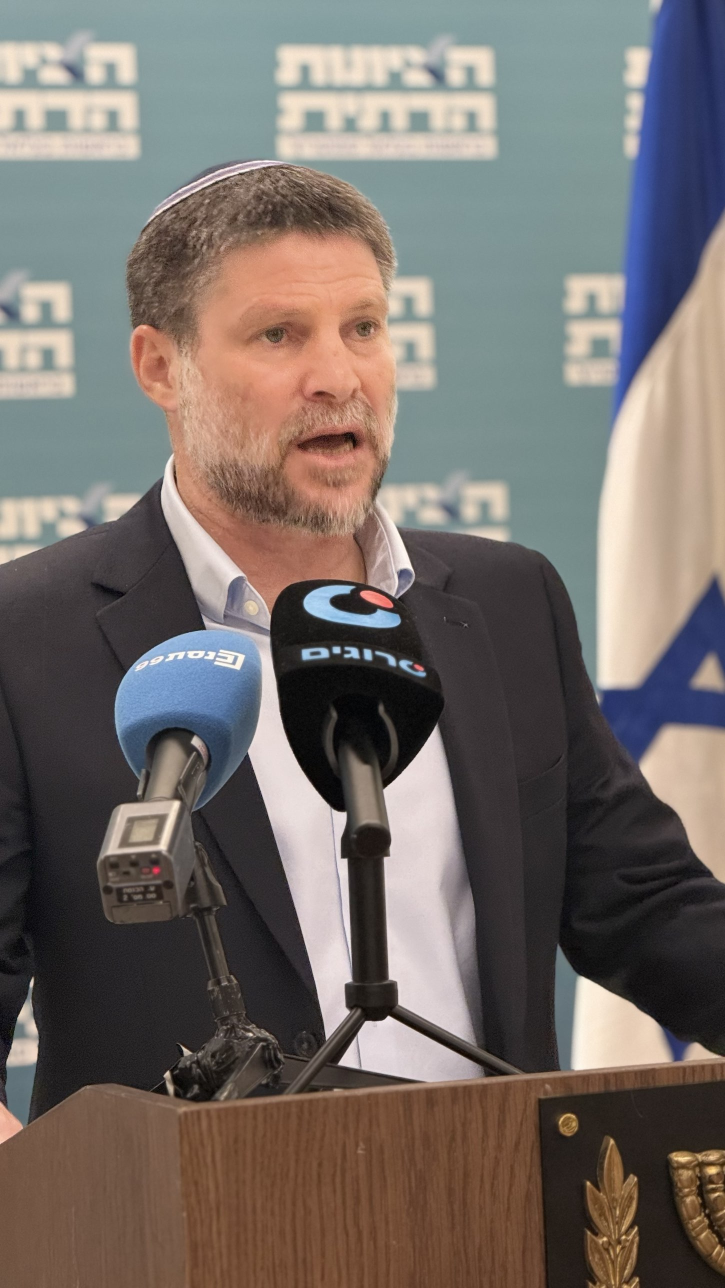
#> input picture content-kit/hatzionut-hadatit/2026-11-post-unity-hand/src/smotrich_podium.jpg, 1450 x 2576 px (shown at 1/2 size)
$ python make.py
#> lines starting #> are read from the running program, lines starting #| are printed output that depends on the picture
"""Smotrich IG post (4:5): unity call (client: the message is unity — no minority-government line). Exact phrases only."""
import os, numpy as np
from PIL import Image, ImageDraw, ImageFont, ImageOps, ImageFilter, ImageEnhance
HERE = os.path.dirname(os.path.abspath(__file__))
HAIM = os.path.abspath(os.path.join(HERE, '..', '..', 'fonts', 'HaimClassicv2FM-Bold.ttf'))
W, H = 1080, 1350
DEEP, TEAL, LT, PALE, NIGHT = (43, 81, 85), (80, 146, 153), (105, 180, 189), (173, 213, 217), (14, 26, 28)
RED, REDT = (204, 34, 46), (236, 70, 78)
def F(s): return ImageFont.truetype(HAIM, s, layout_engine=ImageFont.Layout.RAQM)
def fit(d, t, size, maxw):
    f = F(size)
    while d.textlength(t, font=f, direction='rtl') > maxw: f = F(f.size - 2)
    return f
ph = Image.open(HERE + '/src/smotrich_podium.jpg').convert('RGB')
#> ph is the input picture: PIL image 1450x2576 RGB; mean R, G, B 116.9, 109, 104.5
ph = ImageOps.fit(ph, (W, 1040), Image.LANCZOS, centering=(.5, .12))
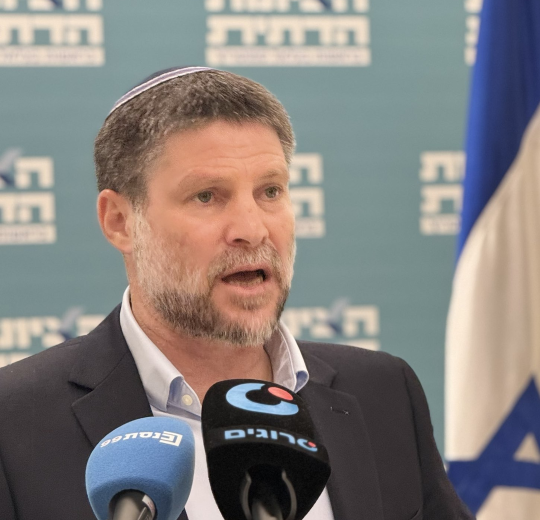
#> ph: PIL image 1080x1040 RGB (shown at 1/2 size); mean R, G, B 132.5, 127.7, 125.1
ph = ImageEnhance.Contrast(ph).enhance(1.06)
im = Image.new('RGB', (W, H), NIGHT); im.paste(ph, (0, 0))
#> after `im = Image.new('RGB', (W, H), NIGHT)`:
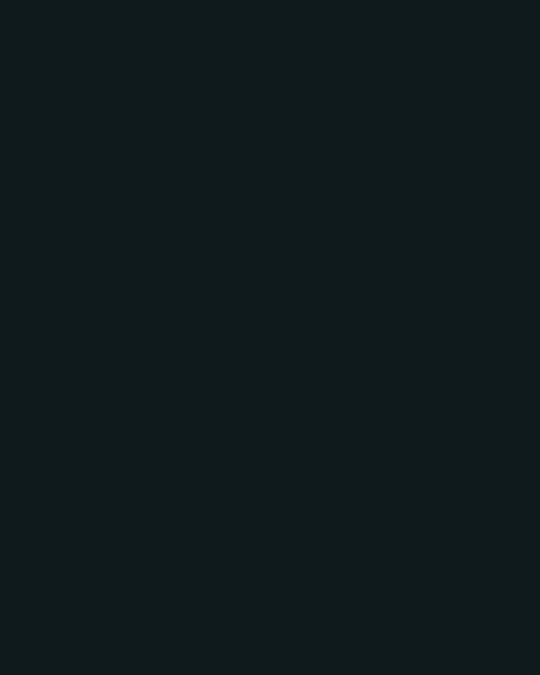
#> im: PIL image 1080x1350 RGB (shown at 1/2 size); mean R, G, B 14, 26, 28
#> after `im.paste(ph, (0, 0))`:
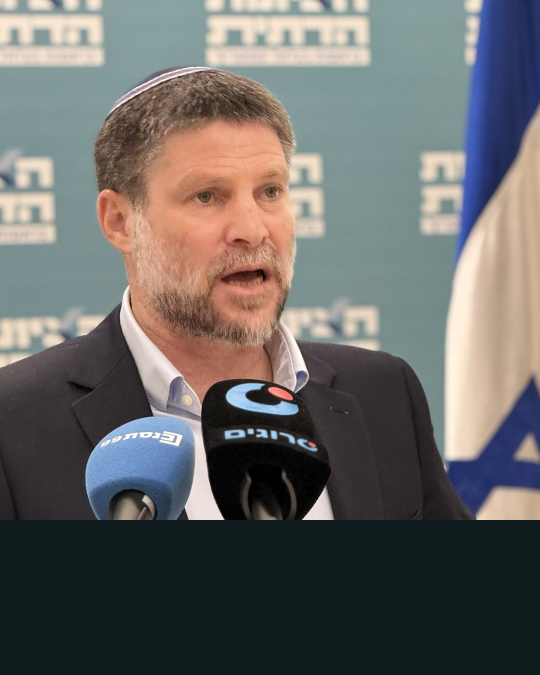
#> im: PIL image 1080x1350 RGB (shown at 1/2 size); mean R, G, B 105.1, 103.9, 102.3
fade = np.clip((np.arange(H) - 650) / 300, 0, 1) ** 1.0
im = Image.composite(Image.new('RGB', (W, H), NIGHT), im, Image.fromarray((fade[:, None] * 255).repeat(W, 1).astype(np.uint8)))
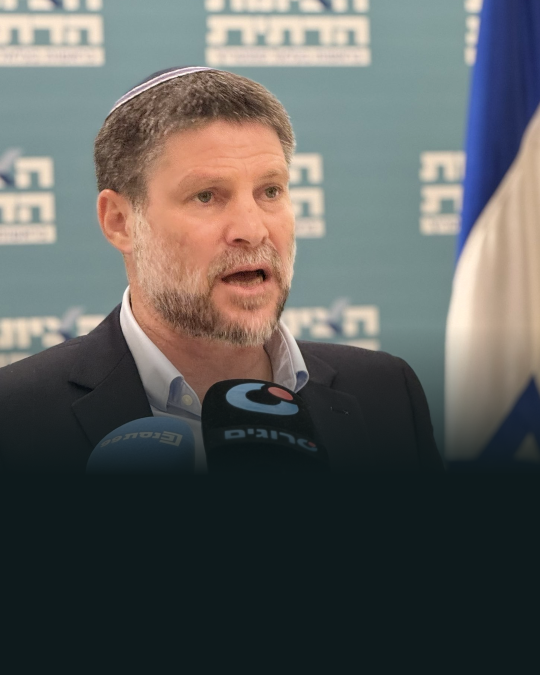
#> im: PIL image 1080x1350 RGB (shown at 1/2 size); mean R, G, B 93.1, 94.4, 92
d = ImageDraw.Draw(im); R = W - 64
y = 850
# kicker: his opening sentence
k1, k2 = 'הושטת היד של רה״מ נתניהו לאחדות', 'היא אמיתית וכנה.'
fk = fit(d, k1, 48, W - 150)
d.rectangle((R - 6, y + 8, R, y + 112), fill=LT)
d.text((R - 22, y), k1, font=fk, fill='white', anchor='ra', direction='rtl')
d.text((R - 22, y + 58), k2, font=fk, fill=PALE, anchor='ra', direction='rtl')
y += 150
# THIS
a, b = 'אני מוכן להיות', 'עָרֵב'   # niqqud so it can't be read as 'Arabs'
fh = F(130)
while d.textlength(a + ' ' + b, font=fh, direction='rtl') > W - 130: fh = F(fh.size - 2)
#> this loop made 7 passes
d.text((R + 5, y + 6), a, font=fh, fill=(0, 0, 0), anchor='ra', direction='rtl')
d.text((R, y), a, font=fh, fill='white', anchor='ra', direction='rtl')
xa = R - d.textlength(a + ' ', font=fh, direction='rtl')
#> xa = 276.6
d.text((xa + 5, y + 6), b, font=fh, fill=(0, 0, 0), anchor='ra', direction='rtl')
d.text((xa, y), b, font=fh, fill=LT, anchor='ra', direction='rtl')
y += 185
p = 'לכל סיכום אליו הוא יגיע עם איזנקוט ושותפיו'
fp = fit(d, p, 70, W - 190)
bb = d.textbbox((0, 0), p, font=fp, anchor='ls', direction='rtl'); tw, ih = bb[2] - bb[0], bb[3] - bb[1]
#> after `bb = d.textbbox((0, 0), p, font=fp, anchor='ls', direction='rtl')`: bb = (0, -33, 857, 10)
#> after `tw, ih = (bb[2] - bb[0], bb[3] - bb[1])`: tw = 857; ih = 43
d.rounded_rectangle((R - tw - 52, y, R + 6, y + ih + 44), 14, fill=LT)
d.text((R - 24, y + 22 - bb[1]), p, font=fp, fill=NIGHT, anchor='rs', direction='rtl')
im.save(HERE + '/post.jpg', quality=95); print('bottom', y + ih + 44)
#> after `im.save(HERE + '/post.jpg', quality=95)`:
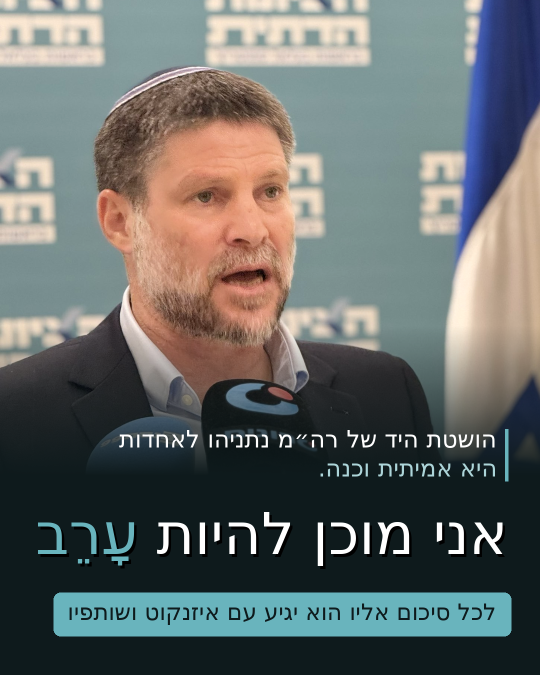
#> saved as post.jpg: PIL image 1080x1350 RGB (shown at 1/2 size); mean R, G, B 101.2, 105.7, 103.6
#| bottom 1272
